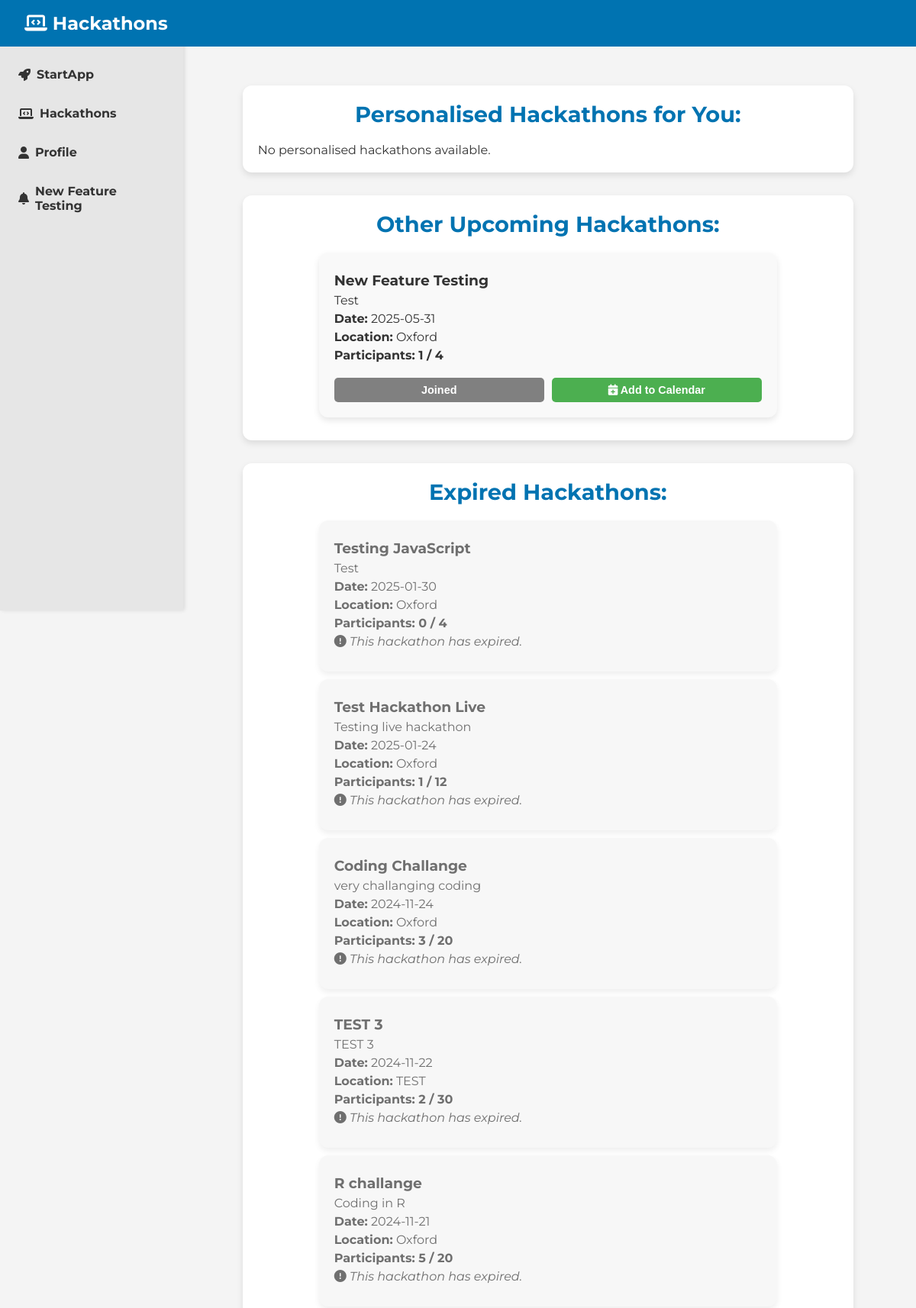
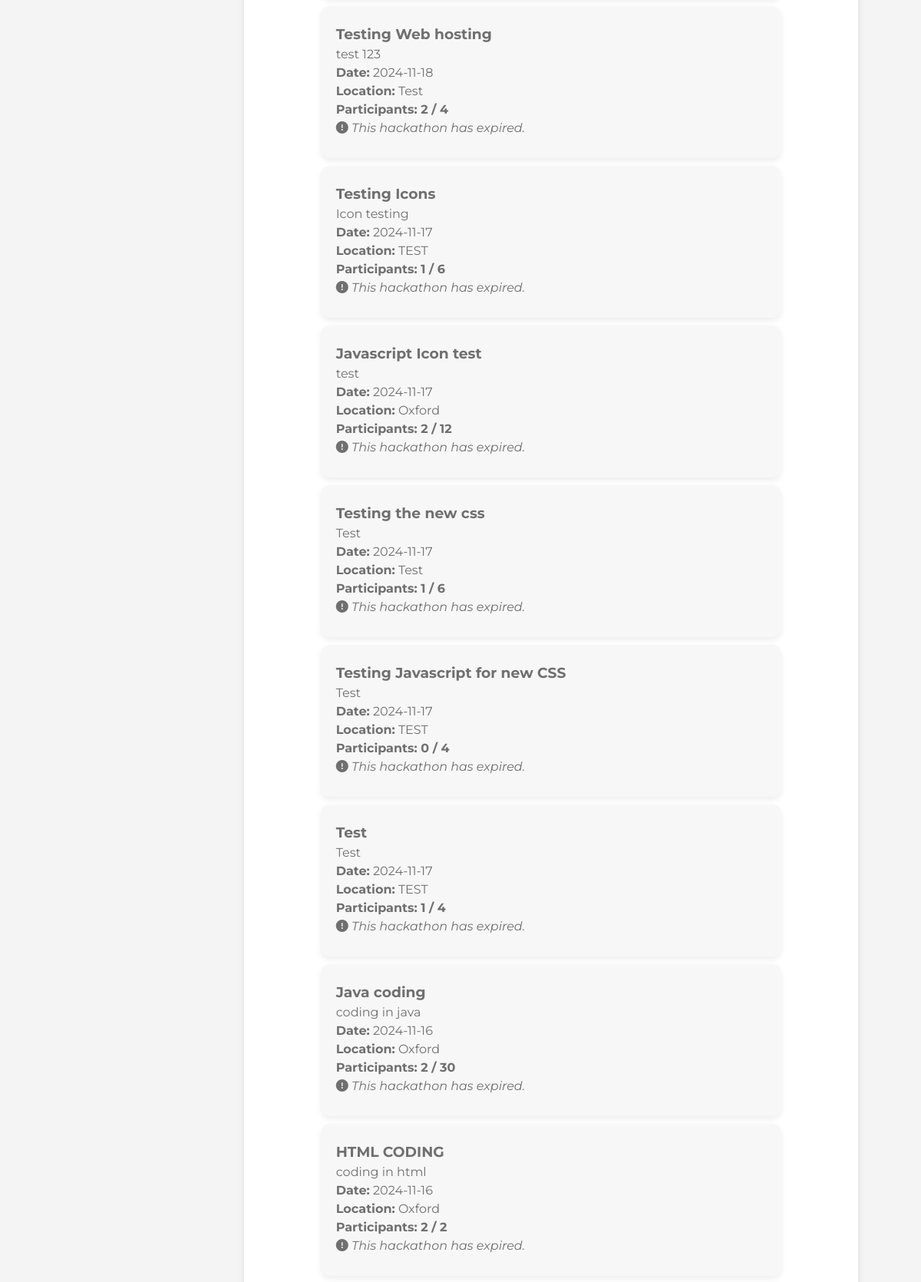
Page /hack (signed in, upper part) on the committed database (2 pictures, top to bottom).
### tables this page shows
CREATE TABLE hackathons (
    id INTEGER PRIMARY KEY AUTOINCREMENT,
    title TEXT NOT NULL,
    description TEXT NOT NULL,
    date TEXT NOT NULL,
    location TEXT NOT NULL
, max_participants INTEGER DEFAULT 0, current_participants INTEGER DEFAULT 0, created_by TEXT);

### app.py (the view, shortened to what this page needs)
@app.route('/hack', methods=['GET'])
def hack():
    if 'username' not in session:
        flash("Please log in to view hackathons.", "error")
        return redirect(url_for('home'))
    username = session['username']
    today = datetime.now().strftime('%Y-%m-%d')
    active_hackathons = query_db("""SELECT id, title FROM hackathons WHERE date >= ? ORDER BY date ASC """, [today])
    user_profile = query_db("SELECT skills FROM user_profiles WHERE username = ?", [username], one=True)
    user_skills = user_profile[0].split(',') if user_profile and user_profile[0] else []
    hackathon_base_query = """
    SELECT h.id, h.title, h.description, h.date, h.location, h.max_participants,
           h.created_by,  -- Include the creator field
           COUNT(p.id) AS current_participants,
           CASE WHEN p2.username IS NOT NULL THEN 1 ELSE 0 END AS joined
    FROM hackathons h
    LEFT JOIN participants p ON h.id = p.hackathon_id
    LEFT JOIN participants p2 ON h.id = p2.hackathon_id AND p2.username = ?
    WHERE h.date >= ?
"""
    if user_skills:
        skill_conditions = " OR ".join([
            "(LOWER(h.title) LIKE LOWER(?) OR LOWER(h.description) LIKE LOWER(?))"
            for _ in user_skills
        ])
        skill_params = [f"%{skill.strip().lower()}%" for skill in user_skills for _ in range(2)]
        matching_hackathons = query_db(f"""
            {hackathon_base_query} AND ({skill_conditions})
            GROUP BY h.id
            ORDER BY h.date ASC
        """, [username, today] + skill_params)
        other_hackathons = query_db(f"""
            {hackathon_base_query} AND NOT ({skill_conditions})
            GROUP BY h.id
            ORDER BY h.date ASC
        """, [username, today] + skill_params)
    expired_hackathons = query_db("""
        SELECT h.id, h.title, h.description, h.date, h.location, h.max_participants,
               COUNT(p.id) AS current_participants,
               CASE WHEN p2.username IS NOT NULL THEN 1 ELSE 0 END AS joined  -- Check join status for expired hackathons
        FROM hackathons h
        LEFT JOIN participants p ON h.id = p.hackathon_id
        LEFT JOIN participants p2 ON h.id = p2.hackathon_id AND p2.username = ?
        WHERE h.date < ?
        GROUP BY h.id
        ORDER BY h.date DESC
    """, [username, today])
    return render_template(
        'hack.html',
        matching_hackathons=matching_hackathons,
        other_hackathons=other_hackathons,
        expired_hackathons=expired_hackathons,
        active_hackathons=active_hackathons
    )

### app.py (called while the page is built)
def get_db():
     db = sqlite3.connect('database.sqlite')
     db.row_factory = sqlite3.Row
     return db

def query_db(query, args=(), one=False):
     cur = get_db().execute(query, args)
     rv = cur.fetchall()
     cur.close()
     return (rv[0] if rv else None) if one else rv

### templates/hack.html (shortened to what this page needs)
<!DOCTYPE html>
<html lang="en">
<head>
    <link rel="stylesheet" href="{{ url_for('static', filename='css/hack.css') }}">
</head>
<body>
    <header>
        <div class="navbar">
            <h1><i class="fas fa-laptop-code"></i> Hackathons</h1>
        </div>
    </header>
    <aside class="sidebar">
        <ul id="hackathon-sidebar">
            <li><a href="/"><i class="fas fa-rocket"></i> StartApp</a></li>
            <li><a href="/hack"><i class="fas fa-laptop-code"></i> Hackathons</a></li>
            <li><a href="/profile"><i class="fas fa-user"></i> Profile</a></li>
            {% if active_hackathons %}
                {% for hackathon in active_hackathons %}
                    <li><a href="/hackathon/{{ hackathon.id }}/updates"><i class="fas fa-bell"></i> {{ hackathon.title }}</a></li>
                {% endfor %}
            {% else %}
                <li>No active hackathons</li>
            {% endif %}
        </ul>
    </aside>
    <main class="container">
        <div id="hackathon-feed">
            <div class="category-container">
                <h2>Personalised Hackathons for You:</h2>
                <div id="personalised-hackathons">
                    {% if matching_hackathons %}
                        {% for hackathon in matching_hackathons %}
                        <div class="hackathon-post" data-id="{{ hackathon.id }}">
                            <h3>{{ hackathon.title }}</h3>
                            <p>{{ hackathon.description }}</p>
                            <p><strong>Date:</strong> {{ hackathon.date }}</p>
                            <p><strong>Location:</strong> {{ hackathon.location }}</p>
                            <p class="participants-info"><strong>Participants:</strong> {{ hackathon.current_participants }} / {{ hackathon.max_participants }}</p>
                            <div class="button-group">
                                {% if hackathon.joined == 1 %}
                                    <button class="join-hackathon-btn joined" disabled>Joined</button>
                                    <button onclick="location.href='/add_to_google_calendar/{{ hackathon.id }}'" class="calendar-btn">
                                        <i class="fas fa-calendar-plus"></i> Add to Calendar
                                    </button>
                                {% else %}
                                    <button class="join-hackathon-btn" data-id="{{ hackathon.id }}" onclick="joinHackathon('{{ hackathon.id }}')">
                                        <i class="fas fa-user-plus"></i> Join
                                    </button>
                                {% endif %}
                                {% if session.get('username') == hackathon.created_by %}
                                    <button class="edit-hackathon-btn" onclick="editHackathon('{{ hackathon.id }}')">
                                        <i class="fas fa-edit"></i> Edit
                                    </button>
                                {% endif %}
                            </div>
                        </div>
                        {% endfor %}
                    {% else %}
                        <p id="no-personalised-message">No personalised hackathons available.</p>
                    {% endif %}
                </div>
            </div>
            <div class="category-container">
                <h2>Other Upcoming Hackathons:</h2>
                <div id="other-hackathons">
                    {% for hackathon in other_hackathons %}
                    <div class="hackathon-post" data-id="{{ hackathon.id }}">
                        <h3>{{ hackathon.title }}</h3>
                        <p>{{ hackathon.description }}</p>
                        <p><strong>Date:</strong> {{ hackathon.date }}</p>
                        <p><strong>Location:</strong> {{ hackathon.location }}</p>
                        <p class="participants-info"><strong>Participants:</strong> {{ hackathon.current_participants }} / {{ hackathon.max_participants }}</p>
                        <div class="button-group">
                            {% if hackathon.joined == 1 %}
                                <button class="join-hackathon-btn joined" disabled>Joined</button>
                                <button onclick="location.href='/add_to_google_calendar/{{ hackathon.id }}'" class="calendar-btn">
                                    <i class="fas fa-calendar-plus"></i> Add to Calendar
                                </button>
                            {% else %}
                                <button class="join-hackathon-btn" data-id="{{ hackathon.id }}" onclick="joinHackathon('{{ hackathon.id }}')">
                                    <i class="fas fa-user-plus"></i> Join
                                </button>
                            {% endif %}
                        </div>
                    </div>
                    {% endfor %}
                </div>
            </div>
            <div class="category-container">
                <h2>Expired Hackathons:</h2>
                <div id="expired-hackathons">
                    {% for hackathon in expired_hackathons %}
                    <div class="hackathon-post expired">
                        <h3>{{ hackathon.title }}</h3>
                        <p>{{ hackathon.description }}</p>
                        <p><strong>Date:</strong> {{ hackathon.date }}</p>
                        <p><strong>Location:</strong> {{ hackathon.location }}</p>
                        <p class="participants-info"><strong>Participants:</strong> {{ hackathon.current_participants }} / {{ hackathon.max_participants }}</p>
                        <p class="expired-note"><i class="fas fa-exclamation-circle"></i> This hackathon has expired.</p>
                    </div>
                    {% endfor %}
                </div>
            </div>
        </div>
    </main>
</body>
</html>

### static/css/hack.css (style rules this page uses)
* { margin: 0; padding: 0; box-sizing: border-box; }
body { font-family: "Montserrat", sans-serif; font-optical-sizing: auto; font-weight: 400; font-style: normal; background-color: #f4f4f4; color: #333; }
.navbar { background-color: #0073b1; color: white; padding: 1rem 2rem; display: flex; justify-content: space-between; align-items: center; position: fixed; top: 0; left: 0; width: 100%; z-index: 1000; height: 61px; }
.navbar h1 { font-size: 1.5rem; }
.sidebar { width: 20%; background-color: #e6e6e6; padding: 1rem; height: 100vh; position: fixed; left: 0; top: 0; z-index: 999; box-shadow: 2px 0px 5px rgba(0, 0, 0, 0.1); padding-top: 5rem !important; }
.sidebar ul { list-style: none; padding: 0; }
.sidebar ul li { margin-bottom: 1rem; }
.sidebar ul li a { color: #333; text-decoration: none; font-weight: bold; display: flex; align-items: center; gap: 0.5rem; padding: 0.5rem; border-radius: 4px; transition: background-color 0.3s ease; }
.container { width: 100%; max-width: 800px; margin: 0 auto; padding: 7rem; display: flex; flex-direction: column; align-items: center; }
.category-container { background-color: white; border-radius: 12px; box-shadow: 0px 4px 8px rgba(0, 0, 0, 0.1); margin-bottom: 30px; padding: 20px; width: 200%; max-width: 800px; }
.category-container h2 { font-size: 1.8rem; font-weight: bold; color: #0073b1; margin-bottom: 20px; text-align: center; }
.hackathon-post { width: 100%; max-width: 600px; margin: 10px auto; padding: 20px; background-color: #f9f9f9; border-radius: 12px; box-shadow: 0px 4px 8px rgba(0, 0, 0, 0.1); transition: transform 0.3s ease, box-shadow 0.3s ease; }
.hackathon-post h3, .hackathon-post p { text-align: left; margin: 5px 0; color: #333; }
.participants-info { text-align: left; margin: 10px 0; color: #0073b1; font-weight: bold; }
.hackathon-post.expired { opacity: 0.7; background-color: #f4f4f4; }
.expired-note { color: red; font-style: italic; }
.button-group { display: flex; gap: 10px; align-items: center; margin-top: 10px; }
.join-hackathon-btn, .calendar-btn, .edit-hackathon-btn { padding: 8px 12px; border: none; border-radius: 5px; font-size: 0.9rem; cursor: pointer; transition: background-color 0.3s ease, transform 0.2s ease; }
.join-hackathon-btn { background-color: #0073b1; color: white; }
.join-hackathon-btn.joined { background-color: gray; cursor: default; }
.calendar-btn { background-color: #4CAF50; color: white; }
button { padding: 12px 20px; background-color: #0073b1; color: white; border: none; border-radius: 6px; cursor: pointer; font-size: 1rem; font-weight: bold; transition: background-color 0.3s ease, transform 0.2s ease; width: 100%; margin-top: 10px; }

### rows in the picture
hackathons: title "New Feature Testing", description "Test", date "2025-05-31", location "Oxford", current_participants "1", max_participants "4"
hackathons: title "Testing JavaScript", description "Test", date "2025-01-30", location "Oxford", current_participants "0", max_participants "4"
hackathons: title "Test Hackathon Live", description "Testing live hackathon", date "2025-01-24", location "Oxford", current_participants "1", max_participants "12"
hackathons: title "Coding Challange", description "very challanging coding", date "2024-11-24", location "Oxford", current_participants "3", max_participants "20"
hackathons: title "TEST 3", description "TEST 3", date "2024-11-22", location "TEST", current_participants "2", max_participants "30"
hackathons: title "R challange", description "Coding in R", date "2024-11-21", location "Oxford", current_participants "5", max_participants "20"
hackathons: title "Testing Web hosting", description "test 123", date "2024-11-18", location "Test", current_participants "2", max_participants "4"
hackathons: title "Testing Icons", description "Icon testing", date "2024-11-17", location "TEST", current_participants "1", max_participants "6"
hackathons: title "Javascript Icon test", description "test", date "2024-11-17", location "Oxford", current_participants "2", max_participants "12"
hackathons: title "Testing the new css", description "Test", date "2024-11-17", location "Test", current_participants "1", max_participants "6"
hackathons: title "Testing Javascript for new CSS", description "Test", date "2024-11-17", location "TEST", current_participants "0", max_participants "4"
hackathons: title "Test", description "Test", date "2024-11-17", location "TEST", current_participants "1", max_participants "4"
hackathons: title "Java coding", description "coding in java", date "2024-11-16", location "Oxford", current_participants "2", max_participants "30"
hackathons: title "HTML CODING", description "coding in html", date "2024-11-16", location "Oxford", current_participants "2", max_participants "2"
